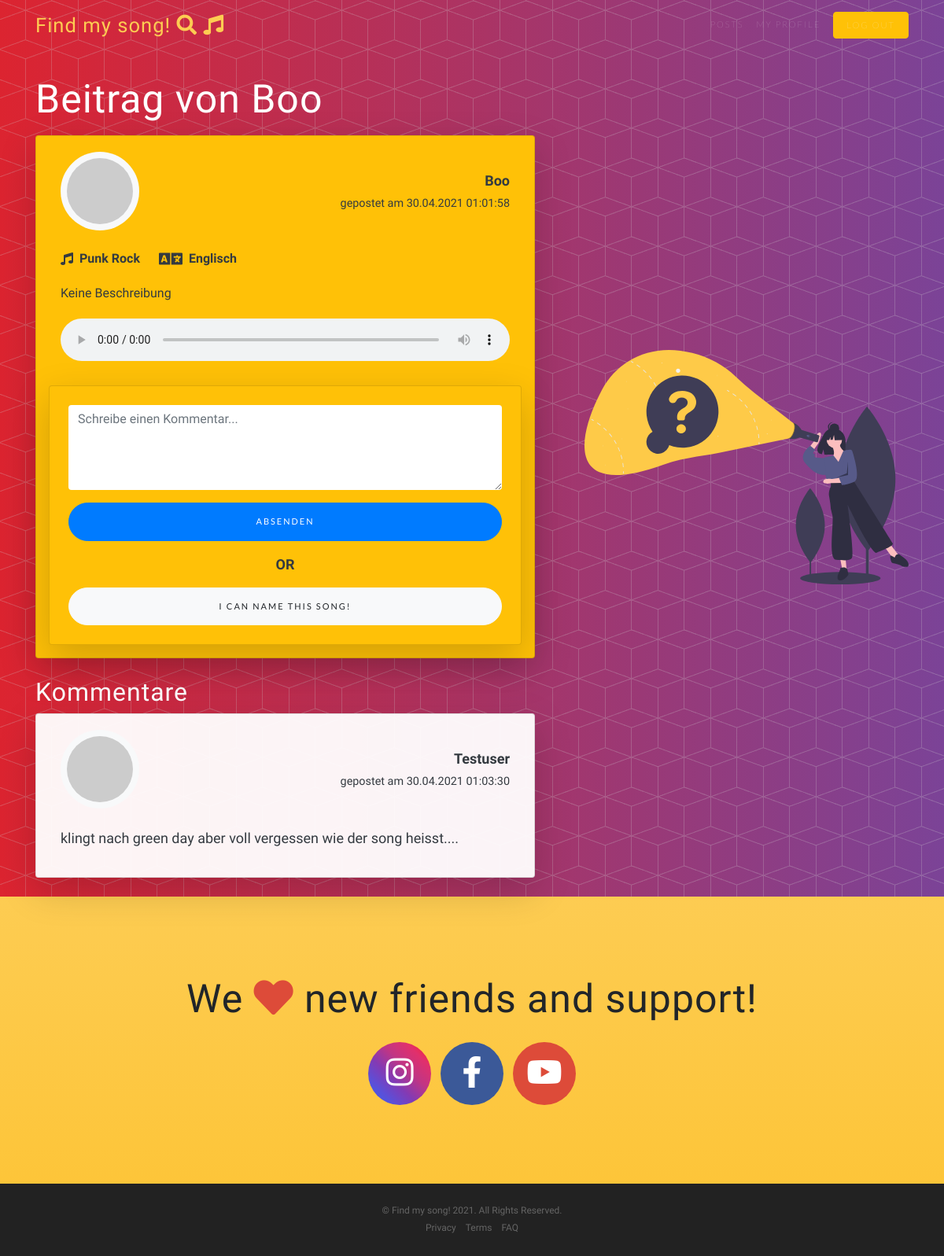
The app's page /post?id=56 (signed in) with its own data.
### tables this page shows
CREATE TABLE `posts` (
  `id` int(11) NOT NULL,
  `description` text NOT NULL,
  `genre` varchar(255) NOT NULL,
  `language` varchar(255) NOT NULL,
  `audio_filename` varchar(255) NOT NULL,
  `post_date` datetime NOT NULL DEFAULT current_timestamp(),
  `username` varchar(255) NOT NULL
);

CREATE TABLE `comments` (
  `id` int(11) NOT NULL,
  `comment` text NOT NULL,
  `username` varchar(255) NOT NULL,
  `post_date` datetime NOT NULL DEFAULT current_timestamp(),
  `post_id` int(11) NOT NULL
);

### model/Db.php (called while the page is built, shortened)
<?php
  class Db {
    protected $dbHost = 'localhost';
    protected $dbUser = 'root';
    protected $dbPass = '';
    protected $dbName = 'findmysong';
    protected $dbHandler, $dbStmt;
    public function __construct() {
      $Dsn = "mysql:host=" . $this->dbHost . ';dbname=' . $this->dbName;
      $Options = array(
        PDO::ATTR_PERSISTENT => true,
        PDO::ATTR_ERRMODE => PDO::ERRMODE_EXCEPTION
      );
      try {
        $this->dbHandler = new PDO($Dsn, $this->dbUser, $this->dbPass, $Options);
      } catch (Exception $e) {
        var_dump('Database connection failed: ' . $e->getMessage());
      }
    }
    public function query($query) {
      $this->dbStmt = $this->dbHandler->prepare($query);
    }
    public function bind($param, $value, $type = null) {
      if (is_null($type)) {
        switch (true) {
          case is_int($value):
            $type = PDO::PARAM_INT;
          break;
        }
      }
      $this->dbStmt->bindValue($param, $value, $type);
    }
    public function execute()
    {
      $this->dbStmt->execute();
      return true;
    }
    public function fetch() {
      $this->execute();
      return $this->dbStmt->fetch(PDO::FETCH_ASSOC);
    }
    public function fetchAll() {
      $this->execute();
      return $this->dbStmt->fetchAll(PDO::FETCH_ASSOC);
    }
  }
 ?>

### controller/Post.php (called while the page is built, shortened)
<?php
require_once('./model/PostModel.php');
class Post extends Controller {
    public function __construct() {
        $this->postModel = new PostModel();
      }
    public function getPost(int $id) {
        return $PostRecords = $this->postModel->getPost($id);
    }
    public function getComments(int $id){
        return $commentRecords = $this->postModel->getComments($id);
    }
}
?>

### model/PostModel.php (called while the page is built, shortened)
<?php
    require_once(__dir__ . '/Db.php');
    class PostModel extends Db {
      public function getPost(int $id) :array
      {
        $this->query("SELECT * FROM `posts` WHERE id = :id");
        $this->bind('id', $id);
        $this->execute();
        $Post = $this->fetch();
        if (count($Post) > 0) {
          $Response = array(
            'status' => true,
            'data' => $Post
          );
          return $Response;
        }
        $Response = array(
          'status' => false,
          'data' => []
        );
        return $Response;
      }
      public function getComments(int $id) :array {
        $this->query("SELECT * FROM `comments` WHERE post_id = :id ORDER BY `id` DESC");
        $this->bind('id', $id);
        $this->execute();
        $Comments = $this->fetchAll();
        if (count($Comments) > 0) {
          $Comments[0]['post_date'] = date("d.m.Y H:i:s", strtotime($Comments[0]['post_date']));
          $Response = array(
            'status' => true,
            'data' => $Comments
          );
          return $Response;
        }
        $Response = array(
          'status' => false,
          'data' => []
        );
        return $Response;
      }
    }
 ?>

### post.php (the view, shortened to what this page needs)
<?php
require_once('./controller/Post.php');
$Post = new Post();
$Comments = new Post();
$Post = $Post->getPost($_GET['id']);
$Comments = $Comments->getComments($_GET['id']);
?>
<!DOCTYPE html>
<html lang="en">
<head>
</head>
<body id="page-top">
    <?php include("includes/nav_forum.inc.php")?>
    <header class="masthead" id="masthead-posts">
        <div class="container h-100 pt-5">
            <div class="row h-100">
                <div class="col-lg-7 my-auto">
                    <div class="header-content mx-auto mt-5">
                        <h1>Beitrag von <?php echo ucwords($Post['data']['username']) ?></h1>
                        <div class="row mt-3">
                            <?php if ($Post['status']) : ?>
                                <div class="col-12">
                                    <div class="card shadow-lg p-3 mb-4 rounded bg-warning text-dark">
                                        <div class="container">
                                            <div class="row mb-4 mt-1 avatar-center">
                                                <div class="col user_profilepic text-left">
                                                    <img id="profilepic" class="bg-light rounded-circle p-2" src="https://robohash.org/<?php echo $Post['data']['username']?>.png?set=set4" alt="kitty user profilepic">
                                                </div>
                                                <div class="col post_user_date text-right">
                                                    <p><strong><?php echo ucwords($Post['data']['username']); ?></strong></p>
                                                    <p><small>gepostet am <?php echo date("d.m.Y H:i:s", strtotime($Post['data']['post_date'])); ?></small></p>
                                                </div>
                                            </div>
                                            <div class="row">
                                                <div class="col post_genre_language">
                                                    <p><i class="fas fa-music pr-2"></i> <strong><?php echo ucwords($Post['data']['genre']); ?></strong> <i class="fas fa-language pr-2 pl-4"></i> <strong><?php echo ucwords($Post['data']['language']); ?></strong></p>
                                                </div>
                                            </div>
                                            <div class="post_description">
                                                <p><?php echo $Post['data']['description']; ?></p>
                                            </div>
                                            <?=$Post['data']['audio_filename'] != "" ?  "<audio class=\"post_audio mb-2\" src=\" " . $Post['data']['audio_filename'] . "\" controls></audio>" : "<button type=\"button\" class=\"btn btn-light btn-xl btn-block \" disabled><i class=\"fas fa-ban\"></i> Keine Audio vorhanden</button>" ?>
                                        </div>
                                        <form action="" method="post" id="new_comment" class="card shadow-lg px-4 pt-4 pb-1 mt-3 bg-warning text-dark rounded">
                                            <div class="form-group">
                                                <textarea required name="comment" class="form-control border-0" id="comment" cols="30" rows="4" placeholder="Schreibe einen Kommentar..."></textarea>
                                            </div>
                                            <button type="submit" name="create_comment" class="btn btn-primary btn-xl" id="create_comment">Absenden</button>
                                            <p class="text-center mt-3 mb-2"><strong>OR</strong><p>
                                            <button type="button" class="btn btn-light btn-xl btn-block mt-2" data-toggle="modal" data-target=".proposal-sm">I can name this song!</button>
                                        </form>
                                    </div>
                                    <div class="comment_container">
                                        <?php if ($Comments['status']) : ?>
                                            <h2>Kommentare</h2>
                                            <?php foreach ($Comments['data'] as $comment) : ?>
                                                <div class="card shadow-lg p-3 mb-4 rounded text-dark posted-comments">
                                                    <div class="container">
                                                        <div class="row mb-4 mt-1 avatar-center">
                                                            <div class="col user_profilepic text-left">
                                                                <img id="profilepic" class="bg-light rounded-circle p-2" src="https://robohash.org/<?php echo $comment['username']?>.png?set=set4" alt="kitty user profilepic">
                                                            </div>
                                                            <div class="col post_user_date text-right">
                                                                <p><strong><?php echo ucwords($comment['username']); ?></strong></p>
                                                                <p><small>gepostet am <?php echo date("d.m.Y H:i:s", strtotime($comment['post_date'])); ?></small></p>
                                                            </div>
                                                        </div>
                                                        <div class="comment">
                                                            <p><?php echo $comment['comment']; ?></p>
                                                        </div>
                                                    </div>
                                                </div>
                                            <?php endforeach; ?>
                                        <?php endif; ?>
                                    </div>
                                </div>
                            <?php endif; ?>
                        </div>
                    </div>
                </div>
                <div class="col-lg-5 my-auto pl-5">
                    <img src="assets/img/searching_illustration.svg" alt="a girl with a flashlight searching for something illustration"
                        class="img-fluid">
                </div>
            </div>
        </div>
    </header>
    <?php include("includes/socialmedia.inc.php")?>
    <?php include("includes/footer.inc.php")?>
</body>
</html>

### records on screen
posts: username "Boo", post_date "30.04.2021 01:01:58", genre "Punk Rock", language "Englisch", description "Keine Beschreibung"
comments: username "Testuser", post_date "30.04.2021 01:03:30", comment "klingt nach green day aber voll vergessen wie der song heisst...."
